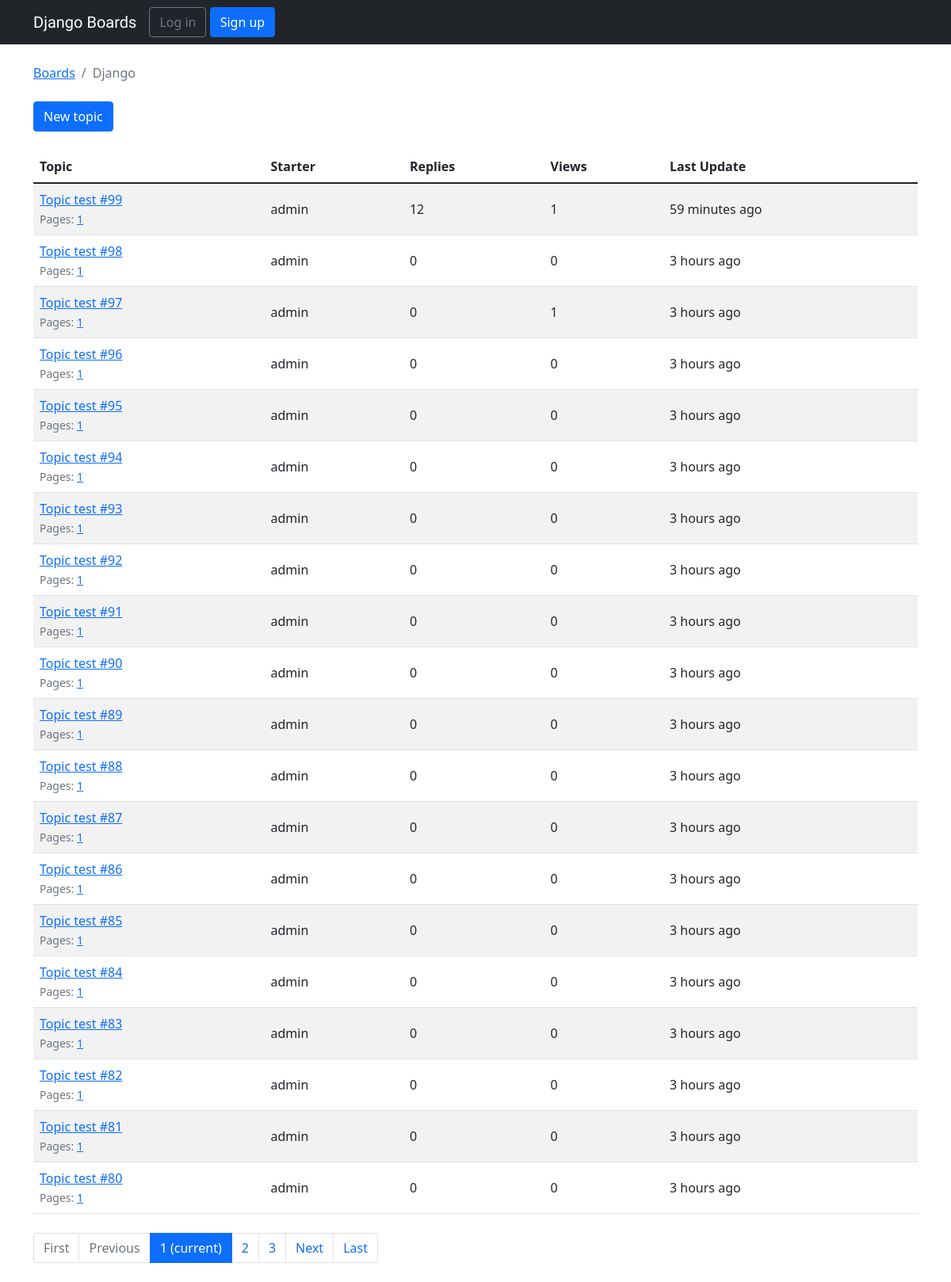
The app's page /boards/1/ with its own data.
### boards/models.py (models this page shows, shortened)
class Board(models.Model):
    name = models.CharField(max_length=30, unique=True)
    description = models.CharField(max_length=100)

class Topic(models.Model):
    subject = models.CharField(max_length=255)
    last_updated = models.DateTimeField(auto_now_add=True)
    board = models.ForeignKey(Board, related_name='topics', on_delete=models.DO_NOTHING)
    starter = models.ForeignKey(User, related_name='topics', on_delete=models.DO_NOTHING)
    views = models.PositiveIntegerField(default=0)
    def get_page_count(self):
        count = self.posts.count()
        pages = count / 20
        return math.ceil(pages)
    def has_many_pages(self, count=None):
        if count is None:
            count = self.get_page_count()
        return count > 6
    def get_page_range(self):
        count = self.get_page_count()
        if self.has_many_pages(count):
            return range(1, 5)
        return range(1, count + 1)

### boards/views.py (the view)
# urls.py: re_path(r'^boards/(?P<pk>\d+)/$', views.TopicListView.as_view(), name='board_topics'),
class TopicListView(ListView):
    model = Topic
    context_object_name = 'topics'
    template_name = 'topics.html'
    paginate_by = 20
    def get_context_data(self, **kwargs):
        kwargs['board'] = self.board
        return super().get_context_data(**kwargs)
    def get_queryset(self):
        self.board = get_object_or_404(Board, pk=self.kwargs.get('pk'))
        queryset = self.board.topics.order_by('-last_updated').annotate(replies=Count('posts') - 1)
        return queryset

### templates/topics.html (shortened to what this page needs)
{% extends 'base.html' %}
{% load humanize %}
{% block breadcrumb %}
  <li class="breadcrumb-item"><a href="{% url 'home' %}">Boards</a></li>
  <li class="breadcrumb-item active">{{ board.name }}</li>
{% endblock %}
{% block content %}
<div class="mb-4">
  <a href="{% url 'new_topic' board.pk %}" class="btn btn-primary">New topic</a>
</div>
<table class="table table-striped mb-4">
  <thead class="thead-inverse">
    <tr>
      <th>Topic</th>
      <th>Starter</th>
      <th>Replies</th>
      <th>Views</th>
      <th>Last Update</th>
    </tr>
  </thead>
  <tbody>
    {% for topic in topics %}
      {% url 'topic_posts' board.pk topic.pk as topic_url %}
      <tr>
        <td>
          <p class="mb-0">
            <a href="{{ topic_url }}">{{ topic.subject }}</a>
          </p>
          <small class="text-muted">
            Pages:
            {% for i in topic.get_page_range %}
              <a href="{{ topic_url }}?page={{ i }}">{{ i }}</a>
            {% endfor %}
          </small>
        </td>
        <td class="align-middle">{{ topic.starter.username }}</td>
        <td class="align-middle">{{ topic.replies }}</td>
        <td class="align-middle">{{ topic.views }}</td>
        <td class="align-middle">{{ topic.last_updated|naturaltime }}</td>
      </tr>
    {% endfor %}
  </tbody>
</table>
  {% include 'includes/pagination.html' %}
{% endblock %}

### records on screen
Board: name "Django"
Topic: subject "Topic test #99", get_page_range "1", starter.username "admin", replies "12", views "1", last_updated "59 minutes ago"
Topic: subject "Topic test #98", get_page_range "1", starter.username "admin", replies "0", views "0", last_updated "3 hours ago"
Topic: subject "Topic test #97", get_page_range "1", starter.username "admin", replies "0", views "1", last_updated "3 hours ago"
Topic: subject "Topic test #96", get_page_range "1", starter.username "admin", replies "0", views "0", last_updated "3 hours ago"
Topic: subject "Topic test #95", get_page_range "1", starter.username "admin", replies "0", views "0", last_updated "3 hours ago"
Topic: subject "Topic test #94", get_page_range "1", starter.username "admin", replies "0", views "0", last_updated "3 hours ago"
Topic: subject "Topic test #93", get_page_range "1", starter.username "admin", replies "0", views "0", last_updated "3 hours ago"
Topic: subject "Topic test #92", get_page_range "1", starter.username "admin", replies "0", views "0", last_updated "3 hours ago"
Topic: subject "Topic test #91", get_page_range "1", starter.username "admin", replies "0", views "0", last_updated "3 hours ago"
Topic: subject "Topic test #90", get_page_range "1", starter.username "admin", replies "0", views "0", last_updated "3 hours ago"
Topic: subject "Topic test #89", get_page_range "1", starter.username "admin", replies "0", views "0", last_updated "3 hours ago"
Topic: subject "Topic test #88", get_page_range "1", starter.username "admin", replies "0", views "0", last_updated "3 hours ago"
Topic: subject "Topic test #87", get_page_range "1", starter.username "admin", replies "0", views "0", last_updated "3 hours ago"
Topic: subject "Topic test #86", get_page_range "1", starter.username "admin", replies "0", views "0", last_updated "3 hours ago"
Topic: subject "Topic test #85", get_page_range "1", starter.username "admin", replies "0", views "0", last_updated "3 hours ago"
Topic: subject "Topic test #84", get_page_range "1", starter.username "admin", replies "0", views "0", last_updated "3 hours ago"
Topic: subject "Topic test #83", get_page_range "1", starter.username "admin", replies "0", views "0", last_updated "3 hours ago"
Topic: subject "Topic test #82", get_page_range "1", starter.username "admin", replies "0", views "0", last_updated "3 hours ago"
Topic: subject "Topic test #81", get_page_range "1", starter.username "admin", replies "0", views "0", last_updated "3 hours ago"
Topic: subject "Topic test #80", get_page_range "1", starter.username "admin", replies "0", views "0", last_updated "3 hours ago"

### other values on screen
{{ page_num }} "1"
{{ page_num }} "2" "3"
